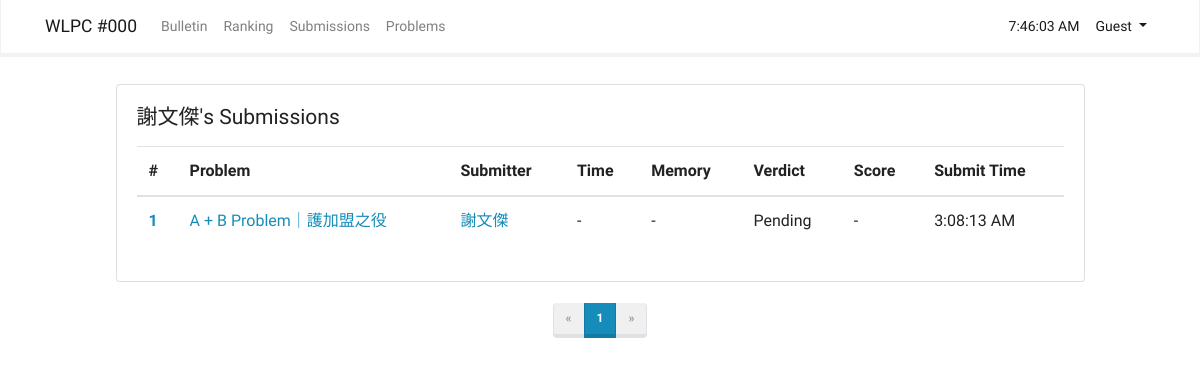
The page /1/submissions on the database its author committed.
### app/models.py (models this page shows, shortened)
class User(UserMixin, db.Model):
    __tablename__ = 'users'
    id = db.Column(db.Integer, primary_key = True)
    email = db.Column(db.String(64), unique = True, index = True)
    username = db.Column(db.String(64), index = True)
    password_hash = db.Column(db.String(128))
    status = db.Column(db.Text)
    score = db.Column(db.Integer)
    @property
    def password(self):
        raise AttributeError('password is not a readable attribute')

class Submission(db.Model):
    __tablename__ = 'submissions'
    id = db.Column(db.Integer, primary_key = True)
    pid = db.Column(db.Integer)
    uid = db.Column(db.Integer)
    code = db.Column(db.Text)
    code_hash = db.Column(db.String)
    time = db.Column(db.Integer)
    memory = db.Column(db.Integer)
    verdict = db.Column(db.String(10))
    score = db.Column(db.Integer)
    create_time = db.Column(db.DateTime)

class Problem(db.Model):
    __tablename__ = 'problems'
    id = db.Column(db.Integer, primary_key = True)
    title = db.Column(db.String)
    abbr = db.Column(db.String)
    content = db.Column(db.Text)
    content_html = db.Column(db.Text)
    total_score = db.Column(db.Integer)
    scoring_script = db.Column(db.Text)
    test_datas = db.relationship('TestData', backref = 'problem')

### app/submission/views.py (the view)
@submission.route('/<uid>/submissions')
def list_by_user(uid):
    page = request.args.get('page', 1, type=int)
    pagination = Submission.query.order_by(Submission.id.desc()).filter_by(uid = uid).paginate(page, per_page = current_app.config['ITEMS_PER_PAGE'], error_out = True)
    submissions = pagination.items
    problems = Problem
    user = User.query.get_or_404(uid)
    return render_template('submissions/list_by_user.html', current_time = datetime.utcnow(), submissions = submissions, pagination = pagination, user = user, problems = problems)

### app/templates/submissions/list_by_user.html (shortened to what this page needs)
{% extends "base.html" %}
{% import "_macros.html" as macros %}
{% block page_content %}
<div class="container" style="width: 90%">
    <div class="card">
        <div class="card-body">
            <h4 class="card-title mb-3">{{ user.username }}'s Submissions</h4>
            <table class="table">
                <thead>
                    <tr>
                        <th scope="col">#</th>
                        <th scope="col">Problem</th>
                        <th scope="col">Submitter</th>
                        <th scope="col">Time</th>
                        <th scope="col">Memory</th>
                        <th scope="col">Verdict</th>
                        <th scope="col">Score</th>
                        <th scope="col">Submit Time</th>
                    </tr>
                <tbody>
                    {% for submission in submissions %}
                    <tr class="table-default">
                        <th scope="row"><a href="{{ url_for('submission.result', sid = submission.id) }}">{{
                                submission.id }}</a></th>
                        <td><a href="{{ url_for('problem.show', pid = submission.id) }}">{{ problems.query.get(submission.pid).title }}</a></td>
                        <td><a href="{{ url_for('submission.list_by_user', uid = user.id) }}">{{ user.username }}</a></td>
                        <td>{{ submission.time or '-' }}</td>
                        <td>{{ submission.memory or '-' }}</td>
                        <td>{{ submission.verdict }}</td>
                        <td>{{ submission.score or '-' }}</td>
                        <td>{{ moment(submission.create_time).format('LTS') }}</td>
                    </tr>
                    {% endfor %}
                </tbody>
                </thead>
            </table>
        </div>
    </div><br>
    <div>
        {{ macros.pagination_widget(pagination, '.list_by_user', uid = current_user.id) }}
    </div>
</div>
{% endblock %}

### rows shown on the page
User: username "謝文傑"
Submission: id "1", query.get "A + B Problem｜護加盟之役", time "-", memory "-", verdict "Pending", score "-", create_time "3:08:13 AM"

### other values the page prints
{{ config['CONTEST'] }} "WLPC #000"
{{ p }} "1"
